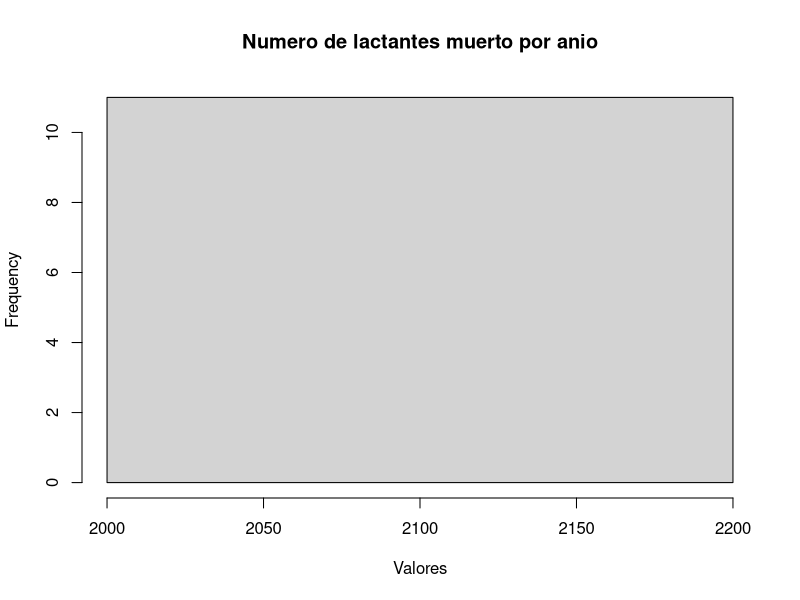

The R source for this figure:
# cargar paquete readr
library(readr)
library(dplyr)

# importar WHO.csv
WHO <- read_csv("WHO.csv")

#vistas de las tablas
View(WHO)
View(analizar)
View(muertes.infantesXpais_2011)
View(muertes.infantes)
View(listadoDePaises)
View(listadoDeanios)

#se sacan las variables a trabajar de la base de datos
analizar <- select(WHO, 
                   Country, 
                   Cod, 
                   Year,
                   Status,
                   Life.expectancy,
                   Infant.deaths
)


#analisis sobre las muertes de infantes
muertes.infantes <- select(WHO,
                           Country,
                           Cod,
                           Percentage.expenditure,
                           Year,
                           Infant.deaths
)


#listado de paises sin repeticiones
listadoDePaises <- distinct(WHO, Country )
listadoDeanios <- distinct(WHO, Year )

years <- c("2014", "2015", "2016")
paisesAmericaNorte <- c("CAN", "USA", "MEX")
paisesAmericaCentral <- c("BLZ", "CRI", "GTM", "HND", "NIC", "PAN", "SLV")
Caribe <- c( "ATG", "BHS", "BRB", "CUB", "DOM", "GRD", "HTI", "JAM", "LCA", "VCT", "TTO")
paisesAméricadelSur <- c("VEN", "URY", "PER",  "PRY", "GUY", "ECU", "COL", "CHL", "BRA", "BOL", "ARG")

muertes.infantesXAmericaNorte <- muertes.infantes %>%
  filter( Year %in% years & Cod %in%  paisesAmericaNorte) %>%
  group_by(Cod) 

muertes.infantesXAmericaCentral <- muertes.infantes %>%
  filter( Year %in% years & Cod %in%  paisesAmericaCentral) %>%
  group_by(Cod)

muertes.infantesXCaribe <- muertes.infantes %>%
  filter( Year %in% years & Cod %in%  Caribe) %>%
  group_by(Cod)

muertes.infantesXAméricadelSur <- muertes.infantes %>%
  filter( Year == '2014' & Cod %in%  paisesAméricadelSur) %>%
  group_by(Cod)

View(muertes.infantesXAmericaNorte)
View(muertes.infantesXAmericaCentral)
View(muertes.infantesXCaribe)
View(muertes.infantesXAméricadelSur)

hist(muertes.infantesXAméricadelSur$Year, 
     breaks = 10, main = "Numero de lactantes muerto por anio", 
     xlab = "Valores")


#fin del analisis momentaneo -- aqui vamos, ignoren lo de abajo


#otra cosa
listadomuertesXanioYpais <- list()  # Lista para almacenar los resultados

for ( i in 1:nrow(listadoDeanios) ) {

  temporalnumber <- as.character(listadoDeanios[i,])
  
  temporaldata <- muertes.infantes %>%
  filter(Year == temporalnumber) %>%
  group_by(Cod)
  
  listadomuertesXanioYpais[[i]] <- temporaldata  # Guardar los resultados en la lista
}

# Visualizar cada elemento de la lista en vistas separadas
for (i in 1:length(listadomuertesXanioYpais) ) {
  View( listadomuertesXanioYpais[[i]] )
}


